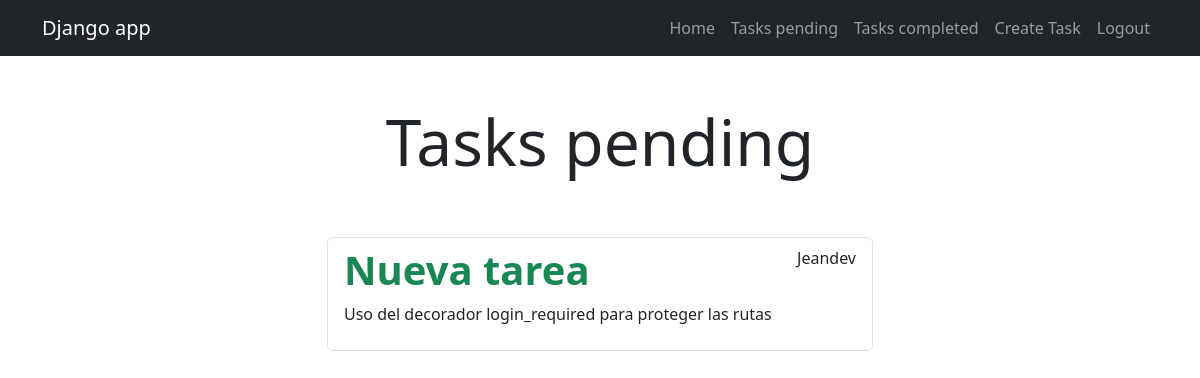
Before: /tasks/ (signed in) with the older database file.
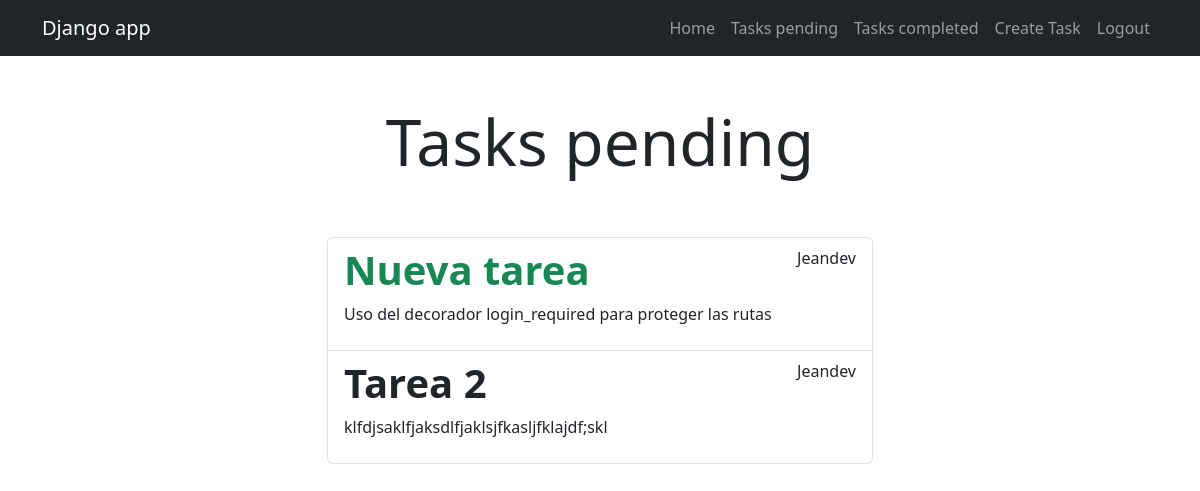
After: the same page with the newer database file.
### tasks/models.py (models this page shows, shortened)
class Task(models.Model):
    title = models.CharField(max_length=200)
    description = models.TextField(blank=True)
    created = models.DateTimeField(auto_now_add=True)
    dateCompleted = models.DateTimeField(null=True, blank=True)
    important = models.BooleanField(default=False)
    user = models.ForeignKey(User, on_delete=models.CASCADE)

### tasks/views.py (the view)
# urls.py: path("tasks/", views.tasks, name="tasks"),
@login_required
def tasks(request):
    tasks = Task.objects.filter(user=request.user, dateCompleted__isnull=True)
    return render(request, 'tasks.html', {
        'tasks' : tasks,
    })

### tasks/templates/tasks.html (shortened to what this page needs)
{% extends 'base.html' %}
{% block content %}
<main class="container">
    <div class="row">
        <div class="col-md-6 offset-md-3">
            <h1 class="text-center display-3 py-5">Tasks pending</h1>
            <ul class="list-group">
                {% for task in tasks %}
                <a class="list-group-item" href="{% url 'taskDetail' task.id %}">
                    <header class="d-flex justify-content-between">
                        {% if task.important %}
                            <h1 class="fw-bold text-success">{{ task.title }}</h1>
                        {% else %}
                            <h1 class="fw-bold">{{ task.title }}</h1>
                        {% endif %}
                        <p>{{ task.user.username }}</p>
                    </header>
                    <p>{{ task.description }}</p>
                </a>
                {% endfor %}
            </ul>
        </div>
    </div>
</main>
{% endblock %}

Changed rows visible on the page:
added Task: title "Tarea 2", user.username "Jeandev", description "klfdjsaklfjaksdlfjaklsjfkasljfklajdf;skl"
